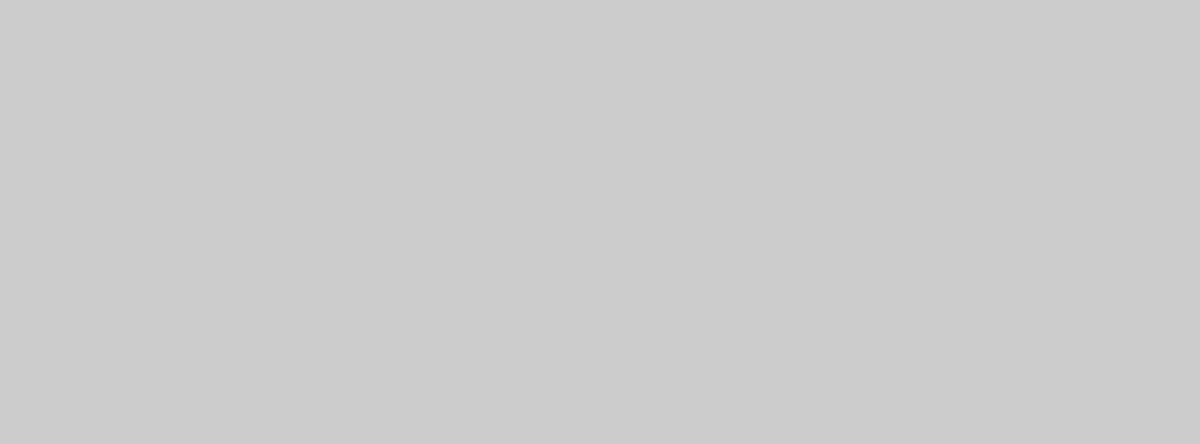
Frame 1 (no input)
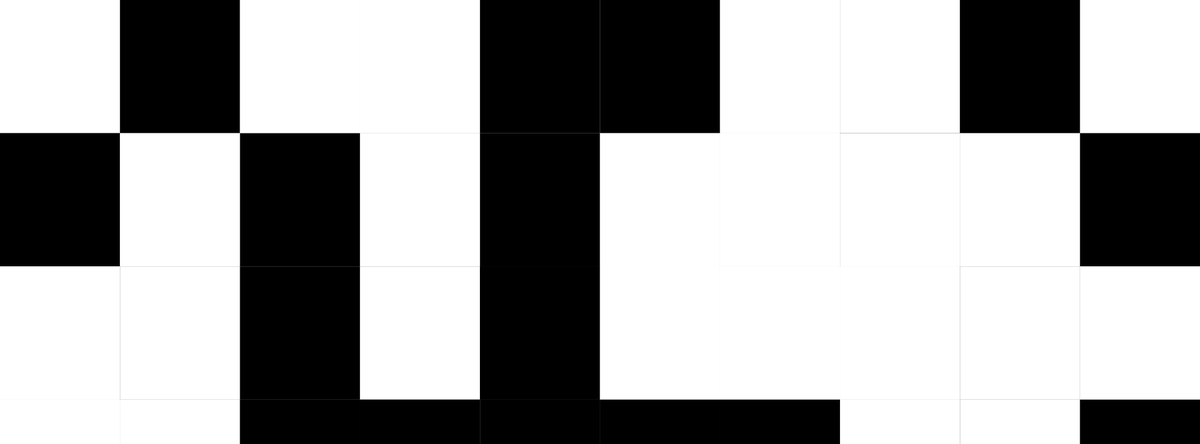
Frame 60 (the mouse pressed at the canvas centre just before this capture)
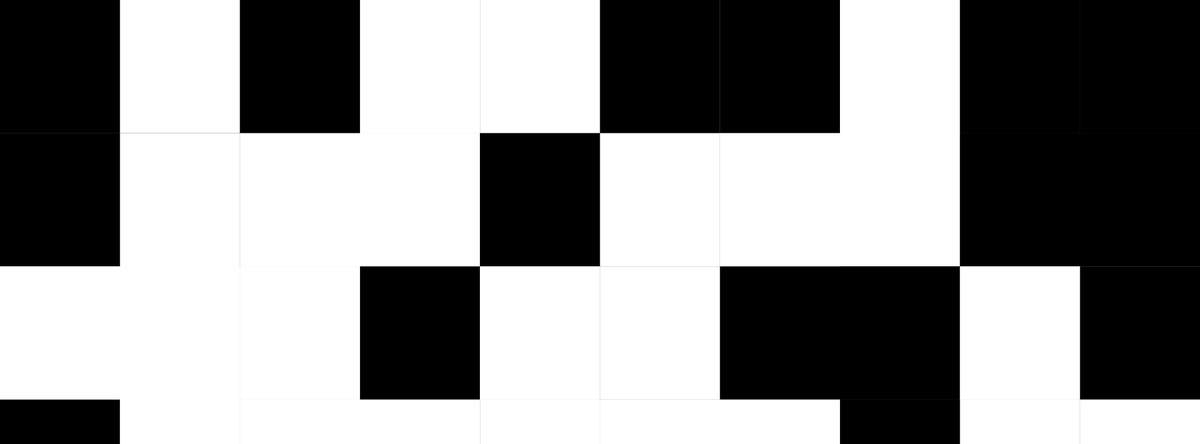
Frame 120 (the mouse held since frame 60 and released just before this capture)

The Processing sketch that drew these frames (run headless with seeded random() and noise(); from frame 60 on, the mouse is pressed at the canvas centre):

// Processing sketch: pixelGlitch_visualsFRONT
// ── pixelGlitch_visualsFRONT.pde
//CHANGE THIS
float numX = 10;
float timeInterval = 0.05;
//----------

float numY = 0;
float randomColor = 0;
float timeTracker = 0;

void setup() {
  //size(641, 237);
  size(1923, 712);
  numY = numX / 3;
  noStroke();
  timeTracker = millis();
}

void keyReleased() {
}

void draw() {
  if (millis() - timeTracker > timeInterval*1000) {
    timeTracker = millis();

    //Start of Timed code
    for (int y = 0; y < numY; y++) {
      for (int x = 0; x < numX; x++) {
        randomColor = random(0, 1);
        //println(randomColor);
        if (randomColor > 0.5) {
          fill(255);
        } else {
          fill(0);
        }
        rect(x*((width)/numX), y*((height)/numY), width/numX, height/numY);
      }
    }
    //End of Timed code
  }
}
